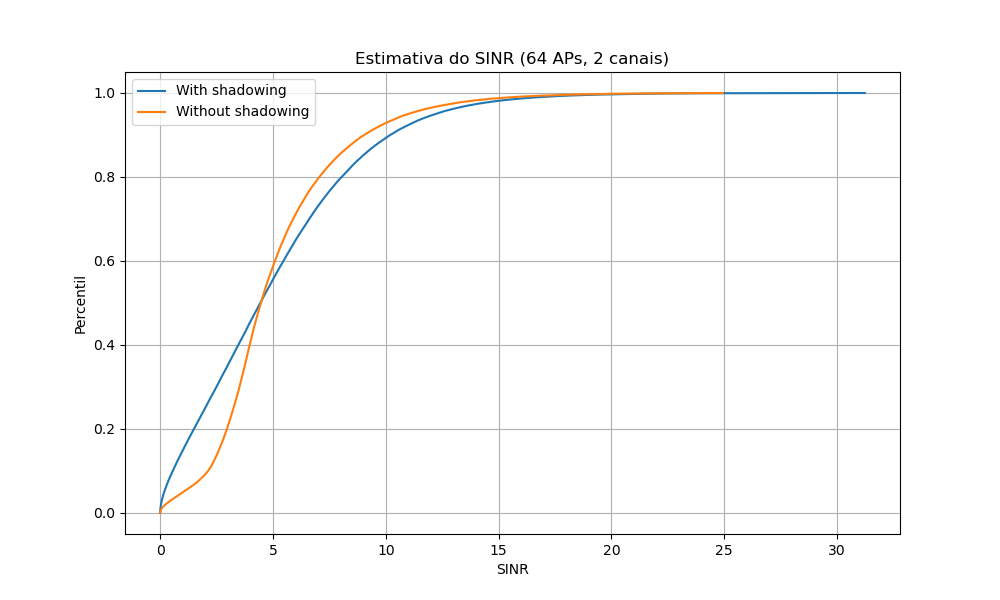

Recreate this plot in Python.
import numpy as np
import matplotlib.pyplot as plt

class AP:
    def __init__(self, x: float, y: float, id: int):
        self.x = x
        self.y = y
        self.id = id
        self.channel = None
        self.ues = []

    def __str__(self):
        return f'AP[{self.id}]({self.x}, {self.y})'

class UE:
    def __init__(self, N: int):
        self.x = np.random.randint(0, 1001)
        self.y = np.random.randint(0, 1001)
        self.ap = None
        self.channel = np.random.randint(1, N+1)
        self.dist = 0

    def __str__(self):
        return f'UE({self.x}, {self.y})'

def distribuir_AP(M: int) -> list:
    APs = []
    dx = 1000/(2*np.sqrt(M))
    a = np.arange(dx, 1001-dx, 2*dx)
    x, y = np.meshgrid(a, a)
    id = 1
    for xi, yi in zip(x.ravel(), y.ravel()):
        APs.append(AP(xi, yi, id))
        id += 1
    return APs

def dist_AP_UE(M: int, ue: UE):
    aps = distribuir_AP(M)  # Mantém a lista fixa de APs
    dist = 1e4
    ap_mais_proximo = None

    # Encontra o AP mais próximo inicialmente
    for ap in aps:
        x = np.linalg.norm(np.array([ue.x, ue.y]) - np.array([ap.x, ap.y]))
        if x < dist:
            dist = x
            ap_mais_proximo = ap

    # Se a distância for menor que 1m, reposiciona a UE e recalcula para todos os APs
    while dist < 1:
        ue.x = np.random.randint(0, 1001)
        ue.y = np.random.randint(0, 1001)
        dist = 1e4
        ap_mais_proximo = None

        for ap in aps:
            x = np.linalg.norm(np.array([ue.x, ue.y]) - np.array([ap.x, ap.y]))
            if x < dist:
                dist = x
                ap_mais_proximo = ap

    # Atualiza as informações da UE e do AP correspondente
    ue.dist = dist
    ue.ap = ap_mais_proximo
    ap_mais_proximo.channel = ue.channel

    return dist

def pr_interferente(ue1: UE, ue2: UE, shadowing:int = '') -> float:
    if ue1.channel == ue2.channel:
        dist = np.linalg.norm(np.array([ue1.ap.x, ue1.ap.y]) - np.array([ue2.x, ue2.y]))
        x = np.random.lognormal(0, 2) if shadowing == 'shadowing' else 1
        return x*1e-4/(dist**4)
    return 0

def SINR(ue: UE, ues: list ,N: int, shadowing: str='') -> float:
    pt=1        # transmited power
    k=1e-4      # constant
    n=4         # path gain
    bt=1e8      # avaiable bandwidth
    k0=1e-20    # constant for the noise power


    x = np.random.lognormal(0, 2) if shadowing == 'shadowing' else 1
    pn = k0*bt/N
    pr = x*pt*k/(ue.dist**n)
    pr_int = np.sum([pr_interferente(ue, u, shadowing) for u in ues if u!=ue])
    
    return pr/(pn + pr_int)

def channel_capacity(SINR: float, N: int) -> float:
    bt=100      # avaiable bandwidth
    return np.around((bt/N)*np.log2(1+SINR), 4)

def simular_experimento(M: int, N: int, sim: int, shadowing: str = '') -> tuple:
    sinr = []
    cap_canal = []
    ues = []
    av_sum_cap = []
    for _ in range(sim):
        ues = [UE(2) for i in range(13)]
        sum_cap = 0
        for ue in ues:
            ue.dist = dist_AP_UE(M, ue)
            s = SINR(ue, ues, N, shadowing)
            cap = channel_capacity(s, N)
            sinr.append(s)
            cap_canal.append(cap)
            sum_cap += cap
        av_sum_cap.append(sum_cap)

    return sinr, cap_canal, np.mean(av_sum_cap)

def plot_cdfs(cdf1: list, cdf2: list, m: int, tipo: str = 'capacity') -> None:
    plt.figure(figsize=(10, 6))

    if tipo == 'sinr':
        cdf1 = [np.log2(1+a) for a in cdf1]
        cdf2 = [np.log2(1+a) for a in cdf2]
        cdf1.sort()
        cdf2.sort()
        percentis = np.linspace(0, 1, len(cdf1))
        
        plt.plot(cdf1, percentis, label=f'With shadowing')
        plt.plot(cdf2, percentis, label=f'Without shadowing')

        plt.title(f'Estimativa do SINR ({m} APs, 2 canais)')
        plt.xlabel('SINR')


    else:
        cdf1.sort()
        percentis = np.linspace(0, 1, len(cdf1))

        plt.plot(cdf1, percentis, label=f'Capacidade do Canal')
        plt.title(f'Estimativa da Capacidade do Canal ({m} APs)')
        plt.xlabel('Capacidade do Canal (Mbps)')
    
    plt.ylabel('Percentil')
    plt.legend()
    plt.grid(True)
    plt.show()

if __name__ == '__main__':
    M = 64
    N = 2
    sim = 10000

    sinr, cap_canal, sum_cap = simular_experimento(M, N, sim, 'shadowing')
    sinr1, a, b = simular_experimento(M, N, sim)

    print(f'Cenário: {M} APs e {N} canais)')
    print(f'a) SINR de cada UE:')
    print('10th:', np.percentile(sinr, 10))
    print('50th:', np.percentile(sinr, 50))

    print(f'b) Capacidade do Canal de cada UE:')
    print('10th:', np.percentile(cap_canal, 10), 'Mbps')
    print('50th:', np.percentile(cap_canal, 50), 'Mbps')

    print(f'c) Capacidade total do Canal: {sum_cap} Mbps')

#    plot_cdfs(cap_canal, M)
    plot_cdfs(sinr, sinr1, M, 'sinr')


''' #######
- Adicionar os valores de SINR e Capacidade do Canal sem o efeito de shadowing para comparação.
- Finalizar o exercicio 5
'''
